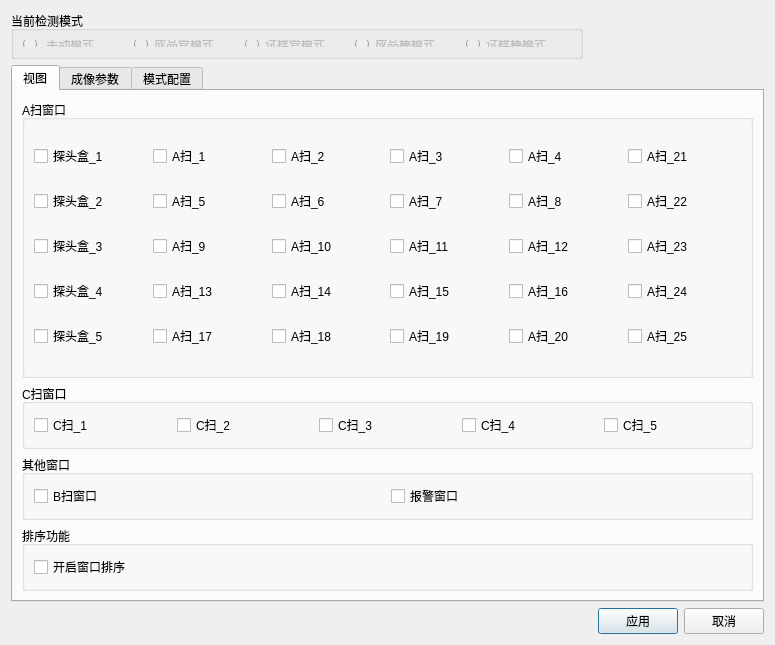
<?xml version="1.0" encoding="UTF-8"?>
<ui version="4.0">
 <class>TestModeBase</class>
 <widget class="QDialog" name="TestModeBase">
  <property name="geometry">
   <rect>
    <x>0</x>
    <y>0</y>
    <width>775</width>
    <height>645</height>
   </rect>
  </property>
  <property name="sizePolicy">
   <sizepolicy hsizetype="Fixed" vsizetype="Fixed">
    <horstretch>0</horstretch>
    <verstretch>0</verstretch>
   </sizepolicy>
  </property>
  <property name="minimumSize">
   <size>
    <width>590</width>
    <height>0</height>
   </size>
  </property>
  <property name="windowTitle">
   <string>视图管理</string>
  </property>
  <layout class="QGridLayout" name="gridLayout_2">
   <item row="0" column="0">
    <widget class="QGroupBox" name="groupBoxMode">
     <property name="minimumSize">
      <size>
       <width>572</width>
       <height>48</height>
      </size>
     </property>
     <property name="maximumSize">
      <size>
       <width>572</width>
       <height>48</height>
      </size>
     </property>
     <property name="title">
      <string>当前检测模式</string>
     </property>
     <layout class="QGridLayout" name="gridLayout">
      <item row="0" column="1">
       <widget class="QRadioButton" name="mode_FinelPipe">
        <property name="enabled">
         <bool>false</bool>
        </property>
        <property name="text">
         <string>成品管模式</string>
        </property>
       </widget>
      </item>
      <item row="0" column="3">
       <widget class="QRadioButton" name="mode_FinelBar">
        <property name="enabled">
         <bool>false</bool>
        </property>
        <property name="text">
         <string>成品棒模式</string>
        </property>
       </widget>
      </item>
      <item row="0" column="2">
       <widget class="QRadioButton" name="mode_SamplePipe">
        <property name="enabled">
         <bool>false</bool>
        </property>
        <property name="text">
         <string>试样管模式</string>
        </property>
       </widget>
      </item>
      <item row="0" column="4">
       <widget class="QRadioButton" name="mode_SampleBar">
        <property name="enabled">
         <bool>false</bool>
        </property>
        <property name="text">
         <string>试样棒模式</string>
        </property>
       </widget>
      </item>
      <item row="0" column="0">
       <widget class="QRadioButton" name="mode_InValid">
        <property name="enabled">
         <bool>false</bool>
        </property>
        <property name="text">
         <string> 手动模式</string>
        </property>
       </widget>
      </item>
     </layout>
    </widget>
   </item>
   <item row="2" column="0">
    <layout class="QHBoxLayout" name="horizontalLayout">
     <item>
      <spacer name="horizontalSpacer">
       <property name="orientation">
        <enum>Qt::Horizontal</enum>
       </property>
       <property name="sizeHint" stdset="0">
        <size>
         <width>828</width>
         <height>20</height>
        </size>
       </property>
      </spacer>
     </item>
     <item>
      <widget class="QPushButton" name="pushButtonOk">
       <property name="text">
        <string>应用</string>
       </property>
      </widget>
     </item>
     <item>
      <widget class="QPushButton" name="pushButtonCancel">
       <property name="text">
        <string>取消</string>
       </property>
      </widget>
     </item>
    </layout>
   </item>
   <item row="1" column="0">
    <widget class="QTabWidget" name="tabWidget_2">
     <property name="currentIndex">
      <number>0</number>
     </property>
     <widget class="QWidget" name="tabView">
      <attribute name="title">
       <string>视图</string>
      </attribute>
      <layout class="QGridLayout" name="gridLayout_8">
       <item row="0" column="0">
        <widget class="QGroupBox" name="groupBox_4">
         <property name="title">
          <string>A扫窗口</string>
         </property>
         <layout class="QGridLayout" name="gridLayout_3">
          <item row="1" column="3">
           <widget class="QCheckBox" name="AScan_Box2_07">
            <property name="layoutDirection">
             <enum>Qt::LeftToRight</enum>
            </property>
            <property name="text">
             <string>A扫_7</string>
            </property>
           </widget>
          </item>
          <item row="0" column="5">
           <widget class="QCheckBox" name="AScan_Box1_21">
            <property name="layoutDirection">
             <enum>Qt::LeftToRight</enum>
            </property>
            <property name="text">
             <string>A扫_21</string>
            </property>
           </widget>
          </item>
          <item row="1" column="4">
           <widget class="QCheckBox" name="AScan_Box2_08">
            <property name="layoutDirection">
             <enum>Qt::LeftToRight</enum>
            </property>
            <property name="text">
             <string>A扫_8</string>
            </property>
           </widget>
          </item>
          <item row="0" column="2">
           <widget class="QCheckBox" name="AScan_Box1_02">
            <property name="layoutDirection">
             <enum>Qt::LeftToRight</enum>
            </property>
            <property name="text">
             <string>A扫_2</string>
            </property>
           </widget>
          </item>
          <item row="0" column="3">
           <widget class="QCheckBox" name="AScan_Box1_03">
            <property name="layoutDirection">
             <enum>Qt::LeftToRight</enum>
            </property>
            <property name="text">
             <string>A扫_3</string>
            </property>
           </widget>
          </item>
          <item row="1" column="5">
           <widget class="QCheckBox" name="AScan_Box2_22">
            <property name="layoutDirection">
             <enum>Qt::LeftToRight</enum>
            </property>
            <property name="text">
             <string>A扫_22</string>
            </property>
           </widget>
          </item>
          <item row="2" column="0">
           <widget class="QCheckBox" name="probeBox_3">
            <property name="layoutDirection">
             <enum>Qt::LeftToRight</enum>
            </property>
            <property name="text">
             <string>探头盒_3</string>
            </property>
           </widget>
          </item>
          <item row="0" column="1">
           <widget class="QCheckBox" name="AScan_Box1_01">
            <property name="layoutDirection">
             <enum>Qt::LeftToRight</enum>
            </property>
            <property name="text">
             <string>A扫_1</string>
            </property>
           </widget>
          </item>
          <item row="0" column="4">
           <widget class="QCheckBox" name="AScan_Box1_04">
            <property name="layoutDirection">
             <enum>Qt::LeftToRight</enum>
            </property>
            <property name="text">
             <string>A扫_4</string>
            </property>
           </widget>
          </item>
          <item row="1" column="1">
           <widget class="QCheckBox" name="AScan_Box2_05">
            <property name="layoutDirection">
             <enum>Qt::LeftToRight</enum>
            </property>
            <property name="text">
             <string>A扫_5</string>
            </property>
           </widget>
          </item>
          <item row="1" column="2">
           <widget class="QCheckBox" name="AScan_Box2_06">
            <property name="layoutDirection">
             <enum>Qt::LeftToRight</enum>
            </property>
            <property name="text">
             <string>A扫_6</string>
            </property>
           </widget>
          </item>
          <item row="1" column="0">
           <widget class="QCheckBox" name="probeBox_2">
            <property name="layoutDirection">
             <enum>Qt::LeftToRight</enum>
            </property>
            <property name="text">
             <string>探头盒_2</string>
            </property>
           </widget>
          </item>
          <item row="0" column="0">
           <widget class="QCheckBox" name="probeBox_1">
            <property name="layoutDirection">
             <enum>Qt::LeftToRight</enum>
            </property>
            <property name="text">
             <string>探头盒_1</string>
            </property>
           </widget>
          </item>
          <item row="4" column="2">
           <widget class="QCheckBox" name="AScan_Box5_18">
            <property name="layoutDirection">
             <enum>Qt::LeftToRight</enum>
            </property>
            <property name="text">
             <string>A扫_18</string>
            </property>
           </widget>
          </item>
          <item row="2" column="3">
           <widget class="QCheckBox" name="AScan_Box3_11">
            <property name="layoutDirection">
             <enum>Qt::LeftToRight</enum>
            </property>
            <property name="text">
             <string>A扫_11</string>
            </property>
           </widget>
          </item>
          <item row="3" column="2">
           <widget class="QCheckBox" name="AScan_Box4_14">
            <property name="layoutDirection">
             <enum>Qt::LeftToRight</enum>
            </property>
            <property name="text">
             <string>A扫_14</string>
            </property>
           </widget>
          </item>
          <item row="3" column="1">
           <widget class="QCheckBox" name="AScan_Box4_13">
            <property name="layoutDirection">
             <enum>Qt::LeftToRight</enum>
            </property>
            <property name="text">
             <string>A扫_13</string>
            </property>
           </widget>
          </item>
          <item row="4" column="0">
           <widget class="QCheckBox" name="probeBox_5">
            <property name="layoutDirection">
             <enum>Qt::LeftToRight</enum>
            </property>
            <property name="text">
             <string>探头盒_5</string>
            </property>
           </widget>
          </item>
          <item row="2" column="1">
           <widget class="QCheckBox" name="AScan_Box3_09">
            <property name="layoutDirection">
             <enum>Qt::LeftToRight</enum>
            </property>
            <property name="text">
             <string>A扫_9</string>
            </property>
           </widget>
          </item>
          <item row="3" column="0">
           <widget class="QCheckBox" name="probeBox_4">
            <property name="layoutDirection">
             <enum>Qt::LeftToRight</enum>
            </property>
            <property name="text">
             <string>探头盒_4</string>
            </property>
           </widget>
          </item>
          <item row="2" column="5">
           <widget class="QCheckBox" name="AScan_Box3_23">
            <property name="layoutDirection">
             <enum>Qt::LeftToRight</enum>
            </property>
            <property name="text">
             <string>A扫_23</string>
            </property>
           </widget>
          </item>
          <item row="3" column="4">
           <widget class="QCheckBox" name="AScan_Box4_16">
            <property name="layoutDirection">
             <enum>Qt::LeftToRight</enum>
            </property>
            <property name="text">
             <string>A扫_16</string>
            </property>
           </widget>
          </item>
          <item row="4" column="1">
           <widget class="QCheckBox" name="AScan_Box5_17">
            <property name="layoutDirection">
             <enum>Qt::LeftToRight</enum>
            </property>
            <property name="text">
             <string>A扫_17</string>
            </property>
           </widget>
          </item>
          <item row="4" column="3">
           <widget class="QCheckBox" name="AScan_Box5_19">
            <property name="layoutDirection">
             <enum>Qt::LeftToRight</enum>
            </property>
            <property name="text">
             <string>A扫_19</string>
            </property>
           </widget>
          </item>
          <item row="4" column="4">
           <widget class="QCheckBox" name="AScan_Box5_20">
            <property name="layoutDirection">
             <enum>Qt::LeftToRight</enum>
            </property>
            <property name="text">
             <string>A扫_20</string>
            </property>
           </widget>
          </item>
          <item row="2" column="4">
           <widget class="QCheckBox" name="AScan_Box3_12">
            <property name="layoutDirection">
             <enum>Qt::LeftToRight</enum>
            </property>
            <property name="text">
             <string>A扫_12</string>
            </property>
           </widget>
          </item>
          <item row="3" column="5">
           <widget class="QCheckBox" name="AScan_Box4_24">
            <property name="layoutDirection">
             <enum>Qt::LeftToRight</enum>
            </property>
            <property name="text">
             <string>A扫_24</string>
            </property>
           </widget>
          </item>
          <item row="3" column="3">
           <widget class="QCheckBox" name="AScan_Box4_15">
            <property name="layoutDirection">
             <enum>Qt::LeftToRight</enum>
            </property>
            <property name="text">
             <string>A扫_15</string>
            </property>
           </widget>
          </item>
          <item row="4" column="5">
           <widget class="QCheckBox" name="AScan_Box5_25">
            <property name="layoutDirection">
             <enum>Qt::LeftToRight</enum>
            </property>
            <property name="text">
             <string>A扫_25</string>
            </property>
           </widget>
          </item>
          <item row="2" column="2">
           <widget class="QCheckBox" name="AScan_Box3_10">
            <property name="layoutDirection">
             <enum>Qt::LeftToRight</enum>
            </property>
            <property name="text">
             <string>A扫_10</string>
            </property>
           </widget>
          </item>
         </layout>
        </widget>
       </item>
       <item row="1" column="0">
        <widget class="QGroupBox" name="groupBox_5">
         <property name="sizePolicy">
          <sizepolicy hsizetype="Preferred" vsizetype="Fixed">
           <horstretch>0</horstretch>
           <verstretch>0</verstretch>
          </sizepolicy>
         </property>
         <property name="title">
          <string>C扫窗口</string>
         </property>
         <layout class="QGridLayout" name="gridLayout_6">
          <item row="0" column="0">
           <widget class="QCheckBox" name="CScanView_1">
            <property name="text">
             <string>C扫_1</string>
            </property>
           </widget>
          </item>
          <item row="0" column="1">
           <widget class="QCheckBox" name="CScanView_2">
            <property name="text">
             <string>C扫_2</string>
            </property>
           </widget>
          </item>
          <item row="0" column="2">
           <widget class="QCheckBox" name="CScanView_3">
            <property name="text">
             <string>C扫_3</string>
            </property>
           </widget>
          </item>
          <item row="0" column="3">
           <widget class="QCheckBox" name="CScanView_4">
            <property name="text">
             <string>C扫_4</string>
            </property>
           </widget>
          </item>
          <item row="0" column="4">
           <widget class="QCheckBox" name="CScanView_5">
            <property name="text">
             <string>C扫_5</string>
            </property>
           </widget>
          </item>
         </layout>
        </widget>
       </item>
       <item row="2" column="0">
        <widget class="QGroupBox" name="groupBox_6">
         <property name="sizePolicy">
          <sizepolicy hsizetype="Preferred" vsizetype="Fixed">
           <horstretch>0</horstretch>
           <verstretch>0</verstretch>
          </sizepolicy>
         </property>
         <property name="title">
          <string>其他窗口</string>
         </property>
         <layout class="QGridLayout" name="gridLayout_7">
          <item row="0" column="1">
           <widget class="QCheckBox" name="AlarmView">
            <property name="text">
             <string>报警窗口</string>
            </property>
           </widget>
          </item>
          <item row="0" column="0">
           <widget class="QCheckBox" name="BScanView">
            <property name="text">
             <string>B扫窗口</string>
            </property>
           </widget>
          </item>
         </layout>
        </widget>
       </item>
       <item row="3" column="0">
        <widget class="QGroupBox" name="groupBox_7">
         <property name="sizePolicy">
          <sizepolicy hsizetype="Preferred" vsizetype="Fixed">
           <horstretch>0</horstretch>
           <verstretch>0</verstretch>
          </sizepolicy>
         </property>
         <property name="title">
          <string>排序功能</string>
         </property>
         <layout class="QGridLayout" name="gridLayout_9">
          <item row="0" column="0">
           <widget class="QCheckBox" name="tabifyWidgets">
            <property name="text">
             <string>开启窗口排序</string>
            </property>
           </widget>
          </item>
         </layout>
        </widget>
       </item>
      </layout>
     </widget>
     <widget class="QWidget" name="tabOptions">
      <attribute name="title">
       <string>成像参数</string>
      </attribute>
      <layout class="QGridLayout" name="gridLayout_5" rowstretch="0,1" columnstretch="1,1">
       <property name="leftMargin">
        <number>3</number>
       </property>
       <property name="topMargin">
        <number>3</number>
       </property>
       <property name="rightMargin">
        <number>3</number>
       </property>
       <property name="bottomMargin">
        <number>3</number>
       </property>
       <item row="0" column="0">
        <widget class="QGroupBox" name="groupBox">
         <property name="title">
          <string>成像间隔</string>
         </property>
         <layout class="QFormLayout" name="formLayout">
          <item row="0" column="0">
           <widget class="QLabel" name="label_5">
            <property name="text">
             <string>X轴间隔</string>
            </property>
           </widget>
          </item>
          <item row="0" column="1">
           <widget class="QDoubleSpinBox" name="intervalX">
            <property name="keyboardTracking">
             <bool>false</bool>
            </property>
            <property name="suffix">
             <string> mm</string>
            </property>
            <property name="decimals">
             <number>1</number>
            </property>
            <property name="minimum">
             <double>0.100000000000000</double>
            </property>
            <property name="maximum">
             <double>20.000000000000000</double>
            </property>
            <property name="singleStep">
             <double>0.100000000000000</double>
            </property>
            <property name="value">
             <double>10.000000000000000</double>
            </property>
           </widget>
          </item>
          <item row="1" column="0">
           <widget class="QLabel" name="label_7">
            <property name="text">
             <string>R轴间隔</string>
            </property>
           </widget>
          </item>
          <item row="1" column="1">
           <widget class="QDoubleSpinBox" name="intervalR">
            <property name="keyboardTracking">
             <bool>false</bool>
            </property>
            <property name="suffix">
             <string> mm</string>
            </property>
            <property name="decimals">
             <number>1</number>
            </property>
            <property name="minimum">
             <double>0.100000000000000</double>
            </property>
            <property name="maximum">
             <double>20.000000000000000</double>
            </property>
            <property name="singleStep">
             <double>0.100000000000000</double>
            </property>
            <property name="value">
             <double>10.000000000000000</double>
            </property>
           </widget>
          </item>
          <item row="2" column="0">
           <widget class="QLabel" name="label_8">
            <property name="text">
             <string>B扫描间隔</string>
            </property>
           </widget>
          </item>
          <item row="2" column="1">
           <widget class="QDoubleSpinBox" name="intervalPlot">
            <property name="suffix">
             <string> mm</string>
            </property>
            <property name="maximum">
             <double>999999.989999999990687</double>
            </property>
           </widget>
          </item>
         </layout>
        </widget>
       </item>
       <item row="0" column="1">
        <widget class="QGroupBox" name="groupBox_3">
         <property name="title">
          <string>盲区</string>
         </property>
         <layout class="QFormLayout" name="formLayout_2">
          <item row="1" column="0">
           <widget class="QLabel" name="label_4">
            <property name="text">
             <string>前盲区</string>
            </property>
           </widget>
          </item>
          <item row="1" column="1">
           <widget class="QDoubleSpinBox" name="deadZoneLeft">
            <property name="suffix">
             <string> mm</string>
            </property>
            <property name="maximum">
             <double>999999.989999999990687</double>
            </property>
           </widget>
          </item>
          <item row="2" column="0">
           <widget class="QLabel" name="label_3">
            <property name="text">
             <string>后盲区</string>
            </property>
           </widget>
          </item>
          <item row="2" column="1">
           <widget class="QDoubleSpinBox" name="deadZoneRight">
            <property name="suffix">
             <string> mm</string>
            </property>
            <property name="maximum">
             <double>999999.989999999990687</double>
            </property>
           </widget>
          </item>
          <item row="0" column="0">
           <widget class="QLabel" name="label_6">
            <property name="text">
             <string>自动配置</string>
            </property>
           </widget>
          </item>
          <item row="0" column="1">
           <widget class="QCheckBox" name="autoDeadZone"/>
          </item>
         </layout>
        </widget>
       </item>
       <item row="1" column="0" colspan="2">
        <widget class="QGroupBox" name="groupBox_2">
         <property name="title">
          <string>通道配置</string>
         </property>
         <layout class="QGridLayout" name="gridLayout_4">
          <item row="0" column="0">
           <layout class="QHBoxLayout" name="horizontalLayout_3">
            <item>
             <widget class="QCheckBox" name="autoChannelOffset">
              <property name="text">
               <string>自动配置通道偏移</string>
              </property>
             </widget>
            </item>
            <item>
             <widget class="QCheckBox" name="autoAngleCorrect">
              <property name="text">
               <string>自动配置角度校正</string>
              </property>
             </widget>
            </item>
           </layout>
          </item>
          <item row="1" column="0">
           <widget class="QTreeView" name="channels"/>
          </item>
         </layout>
        </widget>
       </item>
      </layout>
     </widget>
     <widget class="QWidget" name="tab">
      <attribute name="title">
       <string>模式配置</string>
      </attribute>
      <layout class="QVBoxLayout" name="verticalLayout">
       <item>
        <widget class="QListWidget" name="modes"/>
       </item>
       <item>
        <layout class="QHBoxLayout" name="horizontalLayout_2">
         <item>
          <spacer name="horizontalSpacer_2">
           <property name="orientation">
            <enum>Qt::Horizontal</enum>
           </property>
           <property name="sizeHint" stdset="0">
            <size>
             <width>40</width>
             <height>20</height>
            </size>
           </property>
          </spacer>
         </item>
         <item>
          <widget class="QToolButton" name="addMode">
           <property name="icon">
            <iconset resource="../../plugins/Core/Icons.qrc">
             <normaloff>:/icons/plus.png</normaloff>:/icons/plus.png</iconset>
           </property>
          </widget>
         </item>
         <item>
          <widget class="QToolButton" name="removeMode">
           <property name="icon">
            <iconset resource="../../plugins/Core/Icons.qrc">
             <normaloff>:/icons/minus.png</normaloff>:/icons/minus.png</iconset>
           </property>
          </widget>
         </item>
        </layout>
       </item>
      </layout>
     </widget>
    </widget>
   </item>
  </layout>
 </widget>
 <resources>
  <include location="../../plugins/Core/Icons.qrc"/>
  <include location="../../plugins/Core/Icons.qrc"/>
 </resources>
 <connections/>
</ui>
